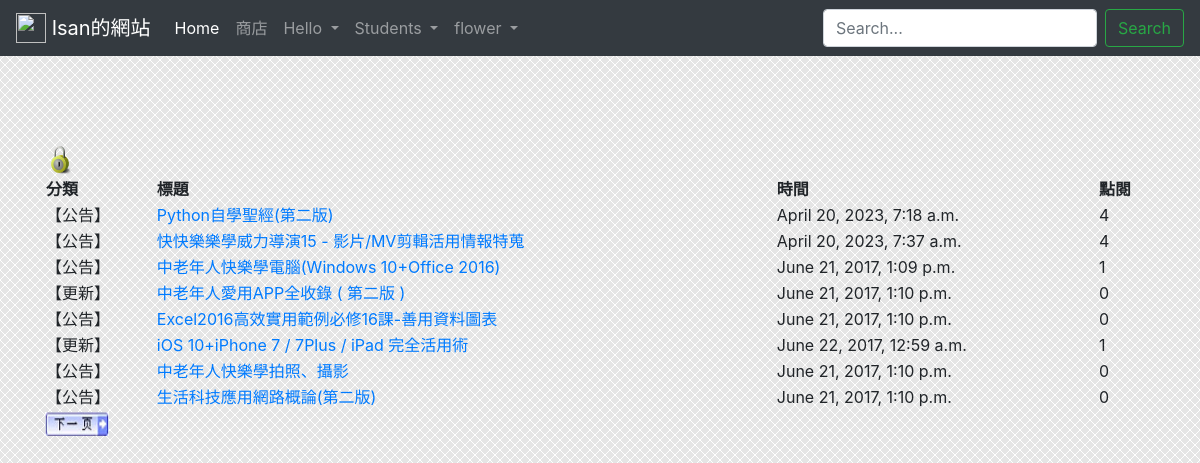
The page /newsindex/ on the database its author committed.
### news/models.py (models this page shows, shortened)
class NewsUnit(models.Model):
    catego = models.CharField(max_length=10, null=False)
    nickname = models.CharField(max_length=20, null=False)
    title = models.CharField(max_length=50, null=False)
    message = models.TextField(null=False)
    pubtime = models.DateTimeField(auto_now=True)
    enabled = models.BooleanField(default=False)
    press = models.IntegerField(default=0)

### news/views.py (the view)
# urls.py: path('newsindex/', nviews.index),
def index(request, pageindex=None):  #首頁
	global page1
	pagesize = 8
	newsall = models.NewsUnit.objects.all().order_by('-id')
	datasize = len(newsall)
	totpage = math.ceil(datasize / pagesize)
	if pageindex==None:
		page1 = 1
		newsunits = models.NewsUnit.objects.filter(enabled=True).order_by('-id')[:pagesize]
	elif pageindex=='1':
		start = (page1-2)*pagesize
		if start >= 0:
			newsunits = models.NewsUnit.objects.filter(enabled=True).order_by('-id')[start:(start+pagesize)]
			page1 -= 1
	elif pageindex=='2':
		start = page1*pagesize
		if start < datasize:
			newsunits = models.NewsUnit.objects.filter(enabled=True).order_by('-id')[start:(start+pagesize)]
			page1 += 1
	elif pageindex=='3':
		start = (page1-1)*pagesize
		newsunits = models.NewsUnit.objects.filter(enabled=True).order_by('-id')[start:(start+pagesize)]
	currentpage = page1
	return render(request, "news/index.html", locals())

### templates/news/index.html (shortened to what this page needs)
{% extends "base.html" %}
{% load static %}
{% block content %}
<br>
<br>
<br>
{% block login %}
	<div class="toplogin">
		<a href="/newslogin/" title="登入管理介面">
		<img src="{% static 'images/Lock.png' %}" alt="登入管理介面" width="32" height="32" /></a>
	</div>
{% endblock %}
	<div class="contentbox">
		<table width="100%">
		<tr>
		  <th align="left">分類</th>
		  <th align="left">標題</th>
		  <th align="left">時間</th>
		  <th align="left">點閱</th>
		</tr>
		{% for unit in newsunits %}
			<tr class="alt">
			<td><div class="typeblock">【{{ unit.catego }}】</div></td>
			<td><a href="/newsdetail/{{unit.id}}/">{{ unit.title }}</a></td>
			<td>{{ unit.pubtime }}</td>
			<td>{{ unit.press }}</td>
			</tr>
		{% empty %}
			<div class="status warning">
				<p><img src="{% static 'images/icon_warning.png' %}" alt="Warning" /><span>注意</span> 目前新聞資料庫中沒有任何資料！</p>
			</div>
		{% endfor %}
		</table>
		<div class="topfunction">
		{% if currentpage < totpage %}
			<a href="/newsindex/2/" title="下一頁">
			<img src="{% static 'images/nextpage.png' %}" alt="下一頁" width="64" height="24" /></a>
		{% endif %}
		</div>
	</div>
{% endblock %}

### static/css/style.css (style rules this page uses)
html, body { margin: 0; padding: 0; height: 100%; border: none; }
body { margin-left: 0px; margin-top: 0px; margin-right: 0px; margin-bottom: 0px; background-image: url(images/bg.gif); }

### rows shown on the page
NewsUnit: catego "公告", title "Python自學聖經(第二版)", pubtime "April 20, 2023, 7:18 a.m.", press "4"
NewsUnit: catego "公告", title "快快樂樂學威力導演15 - 影片/MV剪輯活用情報特蒐", pubtime "April 20, 2023, 7:37 a.m.", press "4"
NewsUnit: catego "公告", title "中老年人快樂學電腦(Windows 10+Office 2016)", pubtime "June 21, 2017, 1:09 p.m.", press "1"
NewsUnit: catego "更新", title "中老年人愛用APP全收錄 ( 第二版 )", pubtime "June 21, 2017, 1:10 p.m.", press "0"
NewsUnit: catego "公告", title "Excel2016高效實用範例必修16課-善用資料圖表", pubtime "June 21, 2017, 1:10 p.m.", press "0"
NewsUnit: catego "更新", title "iOS 10+iPhone 7 / 7Plus / iPad 完全活用術", pubtime "June 22, 2017, 12:59 a.m.", press "1"
NewsUnit: catego "公告", title "中老年人快樂學拍照、攝影", pubtime "June 21, 2017, 1:10 p.m.", press "0"
NewsUnit: catego "公告", title "生活科技應用網路概論(第二版)", pubtime "June 21, 2017, 1:10 p.m.", press "0"
